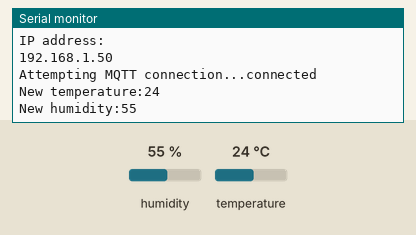
The sketch below on a simulated ESP8266 (NodeMCU). Shown: the last lines printed to the serial monitor. Inputs (shaded band) come from the test bench; at power-on: humidity 55 %, temperature 24 °C. WiFi joins after 1.5 s; servers stay silent unless stated; no MQTT or app messages arrive unless stated.

Above: at 4.7 s.
4.8 s: humidity set to 22 %
At 7.8 s:
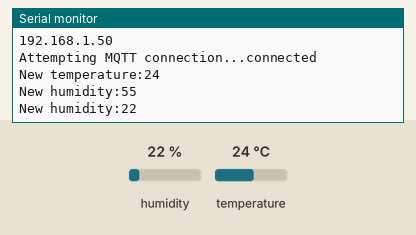
8.6 s: temperature set to 12 °C
At 10.1 s:
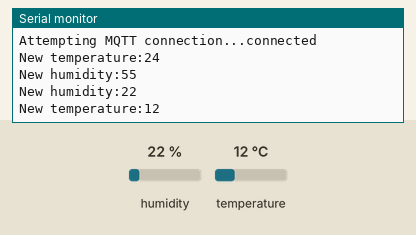
12.4 s: humidity set to 40 %
At 13.7 s:
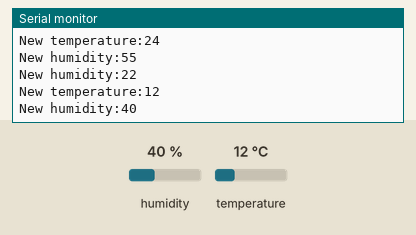

The sketch:

mqtt_esp_dht22_outside__node-red.ino
```cpp
#include <ESP8266WiFi.h>
#include <PubSubClient.h>
#include <Adafruit_Sensor.h>
#include <DHT.h>


int humidityData=0;
int temperatureData=0;
long lastMsg = 0;
float diff = 1;
float diffHum = 1;
String publishTemp="";
String publishHum="";
String publishStatus="";


#define DHTPIN 2
#define DHTTYPE    DHT22
DHT dht(DHTPIN, DHTTYPE);


IPAddress deviceIp(192, 168, 0, 43);
byte deviceMac[] = { 0xAB, 0xCD, 0xFE, 0xFE, 0xFE, 0xFE };
String chipID=String(ESP.getChipId());
const char* deviceId  = chipID.c_str(); // Name of the sensor
int updateInterval = 5000; // Interval in milliseconds
#define humidity_topic "sensor/humidityout"
#define wifi_ssid "Labor Eger24"
#define wifi_password "LaborEger2018"
#define temperature_topic "sensor/temperatureout"
#define status_topic "status/device02"
#define mqtt_user "labor"
#define mqtt_password "labor"
IPAddress mqttServer(192, 168, 0, 150);
int mqttPort = 1883;
WiFiClient espClient;
PubSubClient client(espClient);


void setup_wifi() {
  delay(10);
  // We start by connecting to a WiFi network
  Serial.println();
  Serial.print("Connecting to ");
  Serial.println(wifi_ssid);
  WiFi.begin(wifi_ssid, wifi_password);
  while (WiFi.status() != WL_CONNECTED) {
    delay(500);
    Serial.print(".");
  }
  Serial.println("");
  Serial.println("WiFi connected");
  Serial.println("IP address: ");
  Serial.println(WiFi.localIP());
}

void reconnect() {
  while (!client.connected()) {
    Serial.print("Attempting MQTT connection...");
    // Attempt to connect
    // If you do not want to use a username and password, change next line to
    // if (client.connect("ESP8266Client")) {
    if (client.connect(deviceId, mqtt_user, mqtt_password)) {
      Serial.println("connected");
    } else {
      Serial.print("failed, rc=");
      Serial.print(client.state());
      Serial.println(" try again in 5 seconds");
      // Wait 5 seconds before retrying
      delay(5000);
    }
  }
}


void setup() {
  Serial.begin(115200);
  dht.begin();
  delay(2000);
  setup_wifi();
  client.setServer(mqttServer, mqttPort);

}

bool checkBound(float newValue, float prevValue, float maxDiff) {
  return !isnan(newValue) &&
         (newValue < prevValue - maxDiff || newValue > prevValue + maxDiff);
}

bool checkBoundHum(float newValue, float prevValue, float maxDiff) {
  return !isnan(newValue) &&
         (newValue < prevValue - maxDiff || newValue > prevValue + maxDiff);
}


void loop() {
  // put your main code here, to run repeatedly:
 if (!client.connected()) {
    reconnect();
  }
  client.loop();
long now = millis();
if (now - lastMsg > 3000) {
 lastMsg = now;
 publishStatus=String("{")+"Status"+":"+'"'+"online"+'"'+","+"device_id"+":"+'"'+deviceId+'"'+"}";
 client.publish(status_topic,publishStatus.c_str(), true);

 float newTemp = dht.readTemperature();
 float newHum = dht.readHumidity();

 if (checkBound(newTemp, temperatureData, diff)) {
      temperatureData =rint(newTemp);
      Serial.print("New temperature:");
      Serial.println(String(temperatureData).c_str());
      publishTemp=String("{")+"Temperature_out"+":"+'"'+String(temperatureData)+'"'+","+"device_id"+":"+'"'+deviceId+'"'+"}";
      client.publish(temperature_topic,publishTemp.c_str(),true);
      //delay(updateInterval);
    }
 if (checkBoundHum(newHum, humidityData, diffHum)) {
      humidityData = rint(newHum);
      Serial.print("New humidity:");
      Serial.println(String(humidityData).c_str());
      publishHum=String("{")+"Humidity_out"+":"+'"'+String(humidityData)+'"'+","+"device_id"+":"+'"'+deviceId+'"'+"}";
      client.publish(humidity_topic, publishHum.c_str(), true);
      //delay(updateInterval);
    }

}
}
```

Measured:
- after the input at 4.8 s, the serial monitor: prints a new line after 1.8 s (image 1)
- after the input at 8.6 s, the serial monitor: prints a new line after 0.97 s (image 2)
- after the input at 12.4 s, the serial monitor: prints a new line after 0.17 s (image 3)
